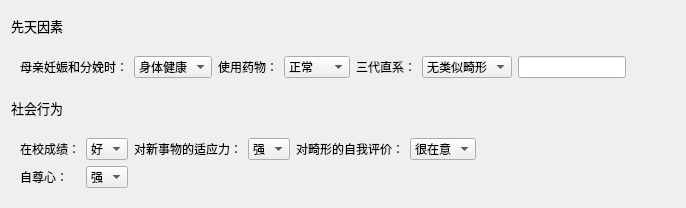
           <widget class="QWidget" name="widget_relation" native="true">
            <layout class="QGridLayout" name="gridLayout_5">
             <item row="1" column="0">
              <widget class="QWidget" name="widget_9" native="true">
               <layout class="QHBoxLayout" name="horizontalLayout_10">
                <item>
                 <widget class="QLabel" name="label_13">
                  <property name="minimumSize">
                   <size>
                    <width>60</width>
                    <height>0</height>
                   </size>
                  </property>
                  <property name="maximumSize">
                   <size>
                    <width>5646</width>
                    <height>16777215</height>
                   </size>
                  </property>
                  <property name="text">
                   <string>母亲妊娠和分娩时：</string>
                  </property>
                 </widget>
                </item>
                <item>
                 <widget class="QComboBox" name="comboBox_healthOnbirth">
                  <item>
                   <property name="text">
                    <string>身体健康</string>
                   </property>
                  </item>
                  <item>
                   <property name="text">
                    <string>不健康</string>
                   </property>
                  </item>
                 </widget>
                </item>
                <item>
                 <widget class="QLabel" name="label_17">
                  <property name="minimumSize">
                   <size>
                    <width>60</width>
                    <height>0</height>
                   </size>
                  </property>
                  <property name="maximumSize">
                   <size>
                    <width>5646</width>
                    <height>16777215</height>
                   </size>
                  </property>
                  <property name="text">
                   <string>使用药物：</string>
                  </property>
                 </widget>
                </item>
                <item>
                 <widget class="QComboBox" name="comboBox_normalDrug">
                  <item>
                   <property name="text">
                    <string>正常</string>
                   </property>
                  </item>
                  <item>
                   <property name="text">
                    <string>不正常</string>
                   </property>
                  </item>
                 </widget>
                </item>
                <item>
                 <widget class="QLabel" name="label_18">
                  <property name="minimumSize">
                   <size>
                    <width>60</width>
                    <height>0</height>
                   </size>
                  </property>
                  <property name="maximumSize">
                   <size>
                    <width>5646</width>
                    <height>16777215</height>
                   </size>
                  </property>
                  <property name="text">
                   <string>三代直系：</string>
                  </property>
                 </widget>
                </item>
                <item>
                 <widget class="QComboBox" name="comboBox_threeGenerations">
                  <item>
                   <property name="text">
                    <string>无类似畸形</string>
                   </property>
                  </item>
                  <item>
                   <property name="text">
                    <string>有类似畸形</string>
                   </property>
                  </item>
                 </widget>
                </item>
                <item>
                 <widget class="QLineEdit" name="lineEdit_threeGenerations"/>
                </item>
                <item>
                 <spacer name="horizontalSpacer_10">
                  <property name="orientation">
                   <enum>Qt::Horizontal</enum>
                  </property>
                  <property name="sizeHint" stdset="0">
                   <size>
                    <width>40</width>
                    <height>20</height>
                   </size>
                  </property>
                 </spacer>
                </item>
               </layout>
              </widget>
             </item>
             <item row="0" column="0">
              <widget class="QLabel" name="label_14">
               <property name="minimumSize">
                <size>
                 <width>0</width>
                 <height>30</height>
                </size>
               </property>
               <property name="maximumSize">
                <size>
                 <width>16777215</width>
                 <height>30</height>
                </size>
               </property>
               <property name="font">
                <font>
                 <family>黑体</family>
                 <pointsize>10</pointsize>
                </font>
               </property>
               <property name="text">
                <string>先天因素</string>
               </property>
              </widget>
             </item>
             <item row="3" column="0">
              <widget class="QWidget" name="widget_13" native="true">
               <layout class="QGridLayout" name="gridLayout_7">
                <item row="1" column="2">
                 <widget class="QLabel" name="label_20">
                  <property name="text">
                   <string>对新事物的适应力：</string>
                  </property>
                 </widget>
                </item>
                <item row="1" column="1">
                 <widget class="QComboBox" name="comboBox_grade">
                  <item>
                   <property name="text">
                    <string>好</string>
                   </property>
                  </item>
                  <item>
                   <property name="text">
                    <string>中</string>
                   </property>
                  </item>
                  <item>
                   <property name="text">
                    <string>差</string>
                   </property>
                  </item>
                 </widget>
                </item>
                <item row="1" column="4">
                 <widget class="QLabel" name="label_21">
                  <property name="text">
                   <string>对畸形的自我评价：</string>
                  </property>
                 </widget>
                </item>
                <item row="1" column="0">
                 <widget class="QLabel" name="label_16">
                  <property name="text">
                   <string>在校成绩：</string>
                  </property>
                 </widget>
                </item>
                <item row="2" column="0">
                 <widget class="QLabel" name="label_22">
                  <property name="text">
                   <string>自尊心：</string>
                  </property>
                 </widget>
                </item>
                <item row="1" column="3">
                 <widget class="QComboBox" name="comboBox_adaptation">
                  <item>
                   <property name="text">
                    <string>强</string>
                   </property>
                  </item>
                  <item>
                   <property name="text">
                    <string>中</string>
                   </property>
                  </item>
                  <item>
                   <property name="text">
                    <string>弱</string>
                   </property>
                  </item>
                 </widget>
                </item>
                <item row="1" column="5">
                 <widget class="QComboBox" name="comboBox_selfEvaluation">
                  <item>
                   <property name="text">
                    <string>很在意</string>
                   </property>
                  </item>
                  <item>
                   <property name="text">
                    <string>中</string>
                   </property>
                  </item>
                  <item>
                   <property name="text">
                    <string>不在意</string>
                   </property>
                  </item>
                 </widget>
                </item>
                <item row="1" column="6">
                 <spacer name="horizontalSpacer_12">
                  <property name="orientation">
                   <enum>Qt::Horizontal</enum>
                  </property>
                  <property name="sizeHint" stdset="0">
                   <size>
                    <width>40</width>
                    <height>20</height>
                   </size>
                  </property>
                 </spacer>
                </item>
                <item row="2" column="6">
                 <spacer name="horizontalSpacer_13">
                  <property name="orientation">
                   <enum>Qt::Horizontal</enum>
                  </property>
                  <property name="sizeHint" stdset="0">
                   <size>
                    <width>40</width>
                    <height>20</height>
                   </size>
                  </property>
                 </spacer>
                </item>
                <item row="2" column="1">
                 <widget class="QComboBox" name="comboBox_pride">
                  <item>
                   <property name="text">
                    <string>强</string>
                   </property>
                  </item>
                  <item>
                   <property name="text">
                    <string>中</string>
                   </property>
                  </item>
                  <item>
                   <property name="text">
                    <string>弱</string>
                   </property>
                  </item>
                 </widget>
                </item>
               </layout>
              </widget>
             </item>
             <item row="2" column="0">
              <widget class="QLabel" name="label_19">
               <property name="minimumSize">
                <size>
                 <width>0</width>
                 <height>30</height>
                </size>
               </property>
               <property name="maximumSize">
                <size>
                 <width>16777215</width>
                 <height>30</height>
                </size>
               </property>
               <property name="font">
                <font>
                 <family>黑体</family>
                 <pointsize>10</pointsize>
                </font>
               </property>
               <property name="text">
                <string>社会行为</string>
               </property>
              </widget>
             </item>
            </layout>
           </widget>
